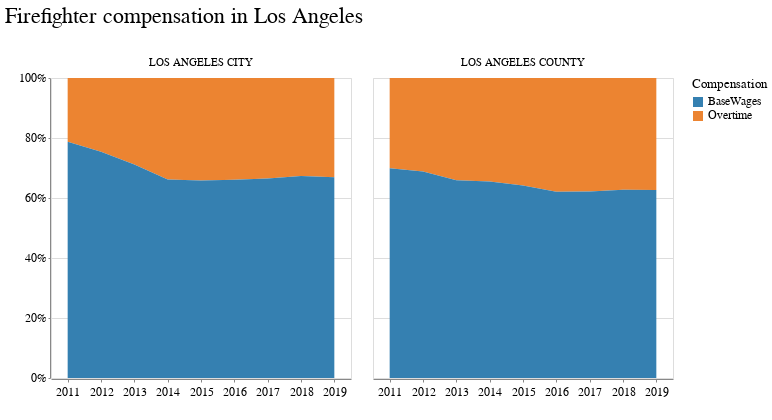

Notebook cell for this chart:
### Markdown cell above
### Normalized version

### Code cell
otshare = alt.Chart(la_melt).mark_area().encode(
    x=alt.X("Year:N", title=' '),
    y=alt.Y("Total:Q", stack="normalize", title=' ', axis=alt.Axis(tickCount=6, format='%')),
    color="Compensation:N",
    order=alt.Order(
      # Sort the segments of the bars by this field
      'Compensation',
      sort='ascending'
    ),
    facet=alt.Facet('Place:N', title=' ')
).properties(width=300, height=300, title='Firefighter compensation in Los Angeles')

otshare.configure_header(
    titleColor='gray',
    titleFontSize=14,
    titleFontWeight = 'normal',
    titleOrient = 'top',
    titleAnchor='middle',
    titlePadding=10,
    labelFontSize=11
).configure_legend(
    orient='right'
)

### Figure 1 — Vega-Lite specification as saved in the notebook (floating-point values rounded to 4 significant figures)
{"config": {"view": {"width": 800, "height": 450}, "background": "#ffffff", "title": {"anchor": "start", "font": "Benton Gothic Bold, sans", "fontColor": "#000000", "fontSize": 22, "fontWeight": "normal"}, "arc": {"fill": "#82c6df"}, "area": {"fill": "#82c6df"}, "line": {"stroke": "#82c6df", "strokeWidth": 3}, "path": {"stroke": "#82c6df"}, "rect": {"fill": "#82c6df"}, "shape": {"stroke": "#82c6df"}, "bar": {"fill": "#82c6df"}, "point": {"stroke": "#82c6df"}, "symbol": {"fill": "#82c6df", "size": 30}, "axis": {"titleFont": "Benton Gothic Bold, sans", "titleFontSize": 13, "titleFontWeight": "normal", "labelFont": "Benton Gothic, sans", "labelFontSize": 11.5, "labelFontWeight": "normal"}, "axisX": {"labelAngle": 0, "labelPadding": 4, "tickSize": 3}, "axisY": {"labelBaseline": "middle", "maxExtent": 45, "minExtent": 45, "tickSize": 2, "titleAlign": "left", "titleAngle": 0, "titleX": -45, "titleY": -11}, "legend": {"titleFont": "Benton Gothic Bold, sans", "titleFontSize": 13, "titleFontWeight": "normal", "symbolType": "square", "labelFont": "Benton Gothic, sans", "labelFontSize": 11.5, "orient": "right"}, "range": {"category": ["#3580b1", "#ec8431", "#ab7fb4", "#c89d29", "#adc839", "#829eb1"], "diverging": ["#e68a4f", "#f4bb6a", "#f9e39c", "#dadfe2", "#a6b7c6", "#849eae"], "heatmap": ["#fbf2c7", "#f9e39c", "#f8d36e", "#f4bb6a", "#e68a4f", "#d15a40", "#ab4232"], "ordinal": ["#fbf2c7", "#f9e39c", "#f8d36e", "#f4bb6a", "#e68a4f", "#d15a40", "#ab4232"], "ramp": ["#fbf2c7", "#f9e39c", "#f8d36e", "#f4bb6a", "#e68a4f", "#d15a40", "#ab4232"]}, "header": {"labelFontSize": 11, "titleAnchor": "middle", "titleColor": "gray", "titleFontSize": 14, "titleFontWeight": "normal", "titleOrient": "top", "titlePadding": 10}}, "data": {"name": "data-ae47ec27e60012e1105ab5d9a0150d72"}, "mark": "area", "encoding": {"color": {"type": "nominal", "field": "Compensation"}, "facet": {"type": "nominal", "field": "Place", "title": " "}, "order": {"type": "nominal", "field": "Compensation", "sort": "ascending"}, "x": {"type": "nominal", "field": "Year", "title": " "}, "y": {"type": "quantitative", "axis": {"format": "%", "tickCount": 6}, "field": "Total", "stack": "normalize", "title": " "}}, "height": 300, "title": "Firefighter compensation in Los Angeles", "width": 300, "$schema": "https://vega.github.io/schema/vega-lite/v4.8.1.json", "datasets": {"data-ae47ec27e60012e1105ab5d9a0150d72": [{"Year": 2011, "Place": "LOS ANGELES CITY", "Compensation": "Overtime", "Total": 109200000.0}, {"Year": 2011, "Place": "LOS ANGELES COUNTY", "Compensation": "Overtime", "Total": 143100000.0}, {"Year": 2012, "Place": "LOS ANGELES CITY", "Compensation": "Overtime", "Total": 125700000.0}, {"Year": 2012, "Place": "LOS ANGELES COUNTY", "Compensation": "Overtime", "Total": 147600000.0}, {"Year": 2013, "Place": "LOS ANGELES CITY", "Compensation": "Overtime", "Total": 154300000.0}, {"Year": 2013, "Place": "LOS ANGELES COUNTY", "Compensation": "Overtime", "Total": 162500000.0}, {"Year": 2014, "Place": "LOS ANGELES CITY", "Compensation": "Overtime", "Total": 174200000.0}, {"Year": 2014, "Place": "LOS ANGELES COUNTY", "Compensation": "Overtime", "Total": 165800000.0}, {"Year": 2015, "Place": "LOS ANGELES CITY", "Compensation": "Overtime", "Total": 199000000.0}, {"Year": 2015, "Place": "LOS ANGELES COUNTY", "Compensation": "Overtime", "Total": 178800000.0}, {"Year": 2016, "Place": "LOS ANGELES CITY", "Compensation": "Overtime", "Total": 198200000.0}, {"Year": 2016, "Place": "LOS ANGELES COUNTY", "Compensation": "Overtime", "Total": 200800000.0}, {"Year": 2017, "Place": "LOS ANGELES CITY", "Compensation": "Overtime", "Total": 204800000.0}, {"Year": 2017, "Place": "LOS ANGELES COUNTY", "Compensation": "Overtime", "Total": 206100000.0}, {"Year": 2018, "Place": "LOS ANGELES CITY", "Compensation": "Overtime", "Total": 198400000.0}, {"Year": 2018, "Place": "LOS ANGELES COUNTY", "Compensation": "Overtime", "Total": 203800000.0}, {"Year": 2019, "Place": "LOS ANGELES CITY", "Compensation": "Overtime", "Total": 207900000.0}, {"Year": 2019, "Place": "LOS ANGELES COUNTY", "Compensation": "Overtime", "Total": 206200000.0}, {"Year": 2011, "Place": "LOS ANGELES CITY", "Compensation": "BaseWages", "Total": 404800000.0}, {"Year": 2011, "Place": "LOS ANGELES COUNTY", "Compensation": "BaseWages", "Total": 332600000.0}, {"Year": 2012, "Place": "LOS ANGELES CITY", "Compensation": "BaseWages", "Total": 385800000.0}, {"Year": 2012, "Place": "LOS ANGELES COUNTY", "Compensation": "BaseWages", "Total": 325900000.0}, {"Year": 2013, "Place": "LOS ANGELES CITY", "Compensation": "BaseWages", "Total": 380200000.0}, {"Year": 2013, "Place": "LOS ANGELES COUNTY", "Compensation": "BaseWages", "Total": 314400000.0}, {"Year": 2014, "Place": "LOS ANGELES CITY", "Compensation": "BaseWages", "Total": 340300000.0}, {"Year": 2014, "Place": "LOS ANGELES COUNTY", "Compensation": "BaseWages", "Total": 314700000.0}, {"Year": 2015, "Place": "LOS ANGELES CITY", "Compensation": "BaseWages", "Total": 383400000.0}, {"Year": 2015, "Place": "LOS ANGELES COUNTY", "Compensation": "BaseWages", "Total": 320100000.0}, {"Year": 2016, "Place": "LOS ANGELES CITY", "Compensation": "BaseWages", "Total": 385600000.0}, {"Year": 2016, "Place": "LOS ANGELES COUNTY", "Compensation": "BaseWages", "Total": 329100000.0}, {"Year": 2017, "Place": "LOS ANGELES CITY", "Compensation": "BaseWages", "Total": 407200000.0}, {"Year": 2017, "Place": "LOS ANGELES COUNTY", "Compensation": "BaseWages", "Total": 338400000.0}, {"Year": 2018, "Place": "LOS ANGELES CITY", "Compensation": "BaseWages", "Total": 408300000.0}, {"Year": 2018, "Place": "LOS ANGELES COUNTY", "Compensation": "BaseWages", "Total": 343200000.0}, {"Year": 2019, "Place": "LOS ANGELES CITY", "Compensation": "BaseWages", "Total": 420700000.0}, {"Year": 2019, "Place": "LOS ANGELES COUNTY", "Compensation": "BaseWages", "Total": 346300000.0}]}}
